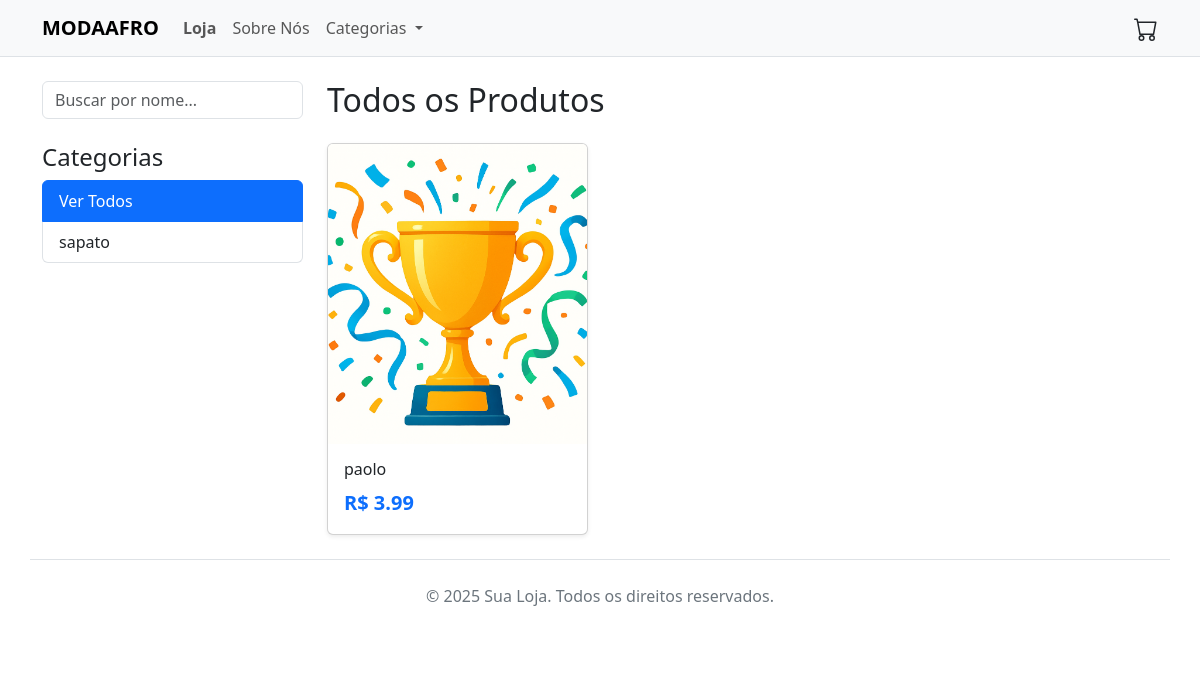
The page /loja on the database its author committed.
### models.py (models this page shows)
class Categoria(db.Model):
    id = db.Column(db.Integer, primary_key=True)
    nome = db.Column(db.String(100), unique=True, nullable=False)

class Produto(db.Model):
    id = db.Column(db.Integer, primary_key=True)
    nome = db.Column(db.String(200), nullable=False)
    descricao = db.Column(db.Text, nullable=True)
    preco = db.Column(db.Float, nullable=False)
    destaque = db.Column(db.Boolean, default=False) # Para "produtos em destaque"
    categorias = db.relationship('Categoria', secondary=produto_categoria,
                                 lazy='subquery', backref=db.backref('produtos', lazy=True))
    imagens = db.relationship('ImagemProduto', backref='produto', lazy=True, cascade="all, delete-orphan")
    imagem_destaque_url = db.Column(db.String(300))

class SiteSettings(db.Model):
    id = db.Column(db.Integer, primary_key=True)
    chave = db.Column(db.String(100), unique=True)
    valor = db.Column(db.Text)

### app.py (the view, shortened to what this page needs)
@app.route('/loja')
def loja():
    context = get_site_context()
    query_pesquisa = request.args.get('q')
    query_categoria = request.args.get('categoria_id')
    query_produtos = Produto.query.order_by(Produto.nome)
    categoria_selecionada = None
    produtos_encontrados = query_produtos.all()
    return render_template('loja.html',
                           **context,
                           produtos=produtos_encontrados,
                           categoria_selecionada=categoria_selecionada,
                           query_pesquisa=query_pesquisa)

### app.py (called while the page is built)
def get_site_context():
    categorias = Categoria.query.order_by(Categoria.nome).all()
    settings_db = SiteSettings.query.all()
    settings = {s.chave: s.valor for s in settings_db}
    settings.setdefault('whatsapp_number', app.config['WHATSAPP_NUMBER'])
    settings.setdefault('texto_footer', '© 2025 Sua Loja.')
    settings.setdefault('sobre_nos', 'Bem-vindo à nossa loja.')
    return {
        "categorias": categorias,
        "settings": settings
    }

### templates/loja.html (shortened to what this page needs)
{% extends "layout_cliente.html" %}
{% block content %}
<div class="row">
    <aside class="col-lg-3">
        <div class="mb-4">
            <form method="GET" action="{{ url_for('loja') }}">
                <input type="search" name="q" class="form-control"
                       placeholder="Buscar por nome..."
                       value="{{ query_pesquisa or '' }}">
            </form>
        </div>
        <h4>Categorias</h4>
        <div class="list-group">
            <a href="{{ url_for('loja') }}"
               class="list-group-item list-group-item-action {{ 'active' if not categoria_selecionada else '' }}">
               Ver Todos
            </a>
            {% for cat in categorias %}
            <a href="{{ url_for('loja', categoria_id=cat.id) }}"
               class="list-group-item list-group-item-action {{ 'active' if categoria_selecionada and categoria_selecionada.id == cat.id else '' }}">
               {{ cat.nome }}
            </a>
            {% endfor %}
        </div>
    </aside>
    <section class="col-lg-9">
        <h2 class="mb-4">
            {% if categoria_selecionada %}
                {{ categoria_selecionada.nome }}
            {% elif query_pesquisa %}
                Resultados para: "{{ query_pesquisa }}"
            {% else %}
                Todos os Produtos
            {% endif %}
        </h2>
        <div class="row row-cols-1 row-cols-sm-2 row-cols-md-3 g-4">
            {% for produto in produtos %}
            <div class="col">
                <div class="card h-100 shadow-sm product-card-link" data-product-id="{{ produto.id }}" style="cursor: pointer;">
                    <img src="{{ url_for('uploaded_file', filename=produto.imagem_destaque_url) if produto.imagem_destaque_url else url_for('static', filename='images/placeholder.png') }}"
                         class="card-img-top" alt="{{ produto.nome }}"
                         style="height: 300px; object-fit: cover;">
                    <div class="card-body">
                        <h5 class="card-title fs-6">{{ produto.nome }}</h5>
                        <p class="card-text fw-bold text-primary fs-5">R$ {{ "%.2f"|format(produto.preco) }}</p>
                    </div>
                </div>
            </div>
            {% else %}
                <p class="col-12 text-secondary">Nenhum produto encontrado com estes critérios.</p>
            {% endfor %}
        </div>
    </section>
</div>
{% endblock %}

### templates/layout_cliente.html (shortened to what this page needs)
<!DOCTYPE html>
<html lang="pt-br">
<head>
    <link href="https://cdn.jsdelivr.net/npm/bootstrap@5.3.3/dist/css/bootstrap.min.css" rel="stylesheet">
    <link rel="stylesheet" href="https://cdn.jsdelivr.net/npm/swiper@11/swiper-bundle.min.css" />
    <link rel="stylesheet" href="{{ url_for('static', filename='css/style.css') }}">
</head>
<body data-whatsapp-number="{{ settings.whatsapp_number }}">
    <header>
        <nav class="navbar navbar-expand-lg bg-body-tertiary border-bottom sticky-top">
            <div class="container">
                <a class="navbar-brand fw-bold" href="/">MODAAFRO</a>
                <div class="collapse navbar-collapse" id="main-navbar">
                    <ul class="navbar-nav me-auto mb-2 mb-lg-0">
                        <li class="nav-item">
                            <a class="nav-link fw-bold" href="{{ url_for('loja') }}">Loja</a>
                        </li>
                        <li class="nav-item">
                            <a class="nav-link" href="{{ url_for('sobre') }}">Sobre Nós</a>
                        </li>
                        <li class="nav-item dropdown">
                            <a class="nav-link dropdown-toggle" href="#" role="button" data-bs-toggle="dropdown" aria-expanded="false">
                                Categorias
                            </a>
                        </li>
                    </ul>
                    <div class="nav-icon" id="cart-icon" style="cursor: pointer;">
                    </div>
                </div>
            </div>
        </nav>
    </header>
    <main class="container my-4">
        {% block content %}
        {% endblock %}
    </main>
    <footer class="container text-center py-4 mt-4 border-top">
        <p class="text-secondary">{{ settings.texto_footer | safe }}</p>
    </footer>
</body>
</html>

### static/css/style.css (style rules this page uses)
:root { --swiper-theme-color: #007aff; }
.nav-icon { position: relative; }

### rows shown on the page
Categoria: nome "sapato"
Produto: imagem_destaque_url (picture), nome "paolo", preco "3.99"
SiteSettings: texto_footer "© 2025 Sua Loja. Todos os direitos reservados."
